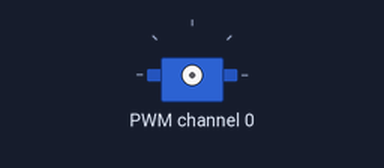
A program run on a simulated Raspberry Pi (BCM pin numbers). Shown: servo. Servo angles are drawn from the pulse width (0.5 ms = 0°, 2.5 ms = 180°).

Above: at 0.05 s.
At 0.45 s:
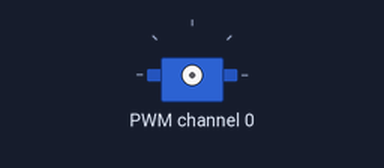
At 1.0 s:
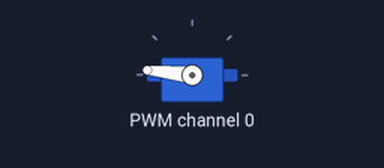
At 1.95 s:
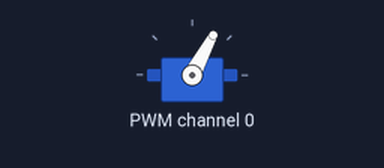
Timing chart, 0 to 7.0 s (numbered marks = the images above):
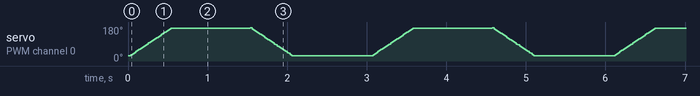

The program:

Servo_Example.py
```python
#!/usr/bin/python

from Adafruit_PWM_Servo_Driver import PWM
import time

# ===========================================================================
# Example Code
# ===========================================================================

# Initialise the PWM device using the default address
# bmp = PWM(0x40, debug=True)
pwm = PWM(0x44, debug=True)

#servoMin = 150  # Min pulse length out of 4096
servoMin = 200  # Min pulse length out of 4096
#servoMax = 600  # Max pulse length out of 4096
servoMax = 600  # Max pulse length out of 4096

def setServoPulse(channel, pulse):
  #pulseLength = 1000000                   # 1,000,000 us per second
  pulseLength = 100                   # 1,000,000 us per second
  pulseLength /= 2                       # 60 Hz
  print "%d us per period" % pulseLength
  pulseLength /= 4096                     # 12 bits of resolution
  print "%d us per bit" % pulseLength
  pulse *= 1000
  pulse /= pulseLength
  pwm.setPWM(channel, 0, pulse)
  print "setServoPulse"

pwm.setPWMFreq(60)                        # Set frequency to 60 Hz
while (True):
  # Change speed of continuous servo on channel O
  for i in range(servoMin,servoMax):
    pwm.setPWM(0, 0, i)
  time.sleep(1)
  for i in range(servoMax-servoMin):
    pwm.setPWM(0, 0,servoMax- i)
  time.sleep(1)
  #print "servoMin", servoMin
  #time.sleep(1)
  #pwm.setPWM(0, 0, servoMid)
  #print "servoMid", servoMid
  #time.sleep(1)
  #pwm.setPWM(0, 0, servoMax)
  #print "servoMax", servoMax
  #time.sleep(1)
  #pwm.setPWM(0, 0, servoMid)
  #print "servoMid", servoMid
  #time.sleep(1)
  #print "-----"
```
